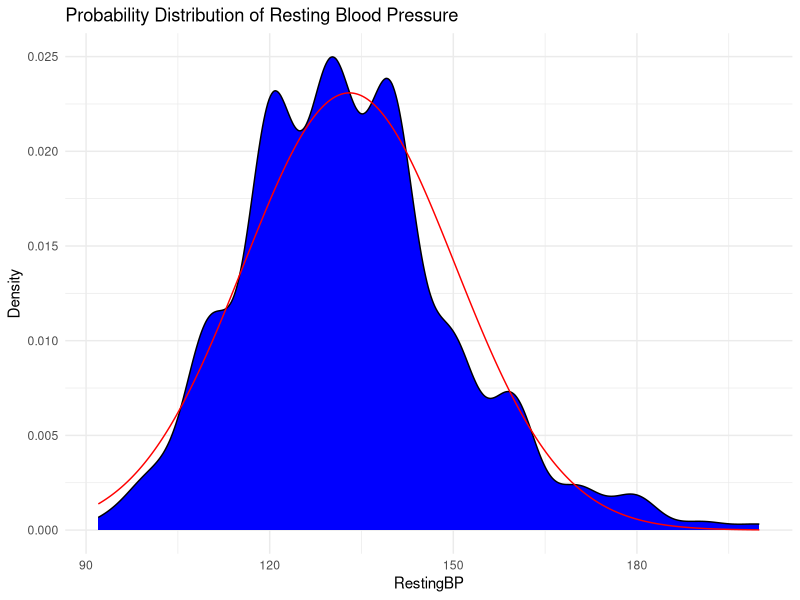

Reproduce this figure in R.
library(ggplot2)
library(readr)
library(dplyr)

data <- read_csv("heart.csv")

# Durchschnitt und Varianz berechnen
mean_bp <- mean(data$RestingBP)
sd_bp <- sd(data$RestingBP)

# Dichte-Grafik
density_plot <- ggplot(data, aes(x = RestingBP)) +
  geom_density(fill = "blue", color = "black") +
  labs(title = "Probability Distribution of Resting Blood Pressure",
       x = "RestingBP",
       y = "Density")

# Normmalverteilung dazu
x_values <- seq(min(data$RestingBP), max(data$RestingBP), length.out = 1000)
normal_curve <- data.frame(RestingBP = x_values, Density = dnorm(x_values, mean = mean_bp, sd = sd_bp))

# Zwei Grafiken kombinieren
final_plot <- density_plot +
  geom_line(data = normal_curve, aes(x = RestingBP, y = Density), color = "red") +
  theme_minimal()

final_plot







